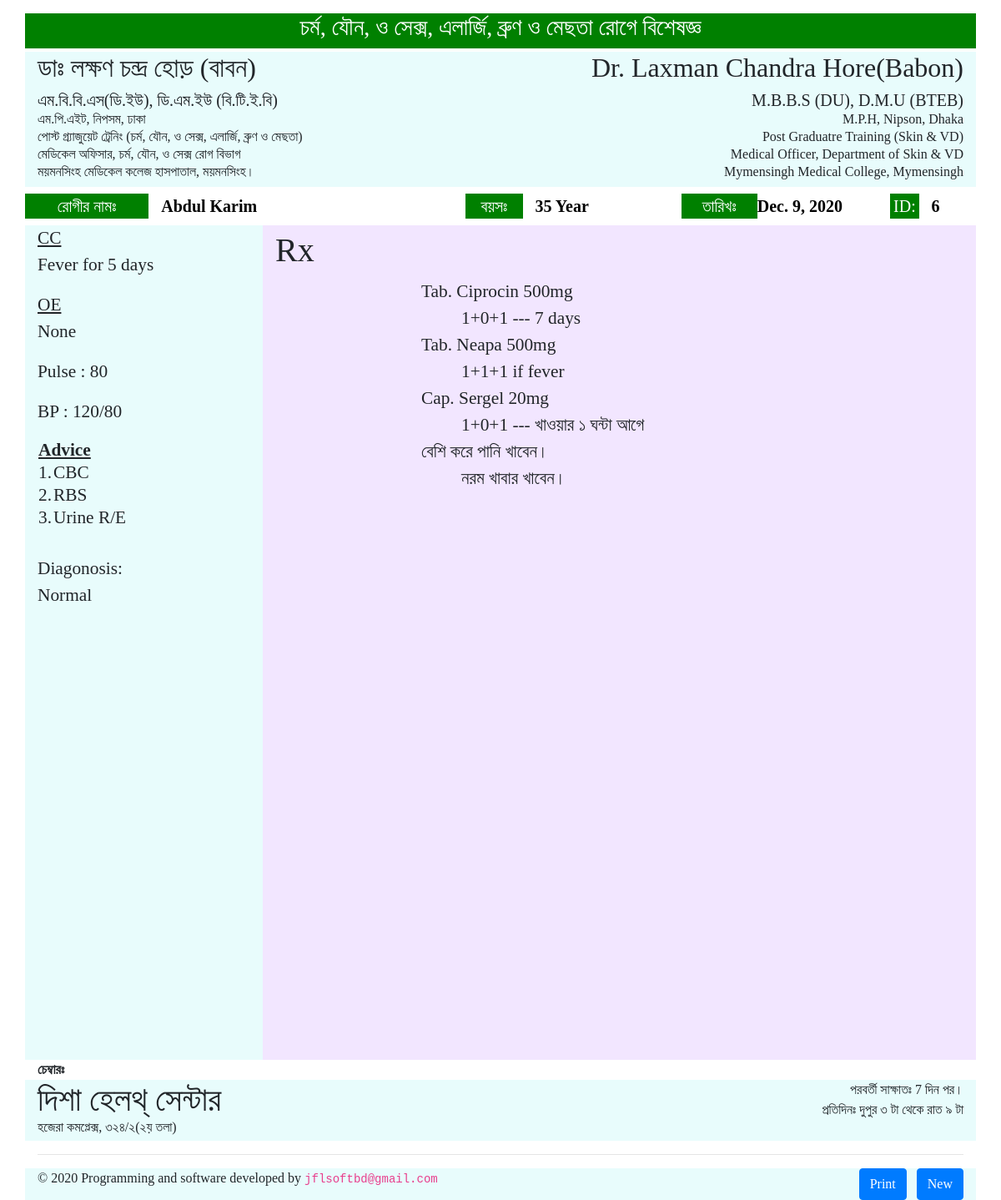
Screenshot of /print_pres/4 with the database file from the repository.
### prescription/models.py (models this page shows, shortened)
class Patient(models.Model):
	name= models.CharField(max_length=100, null=True)
	age_y= models.IntegerField(null=True, blank=True)
	age_m= models.IntegerField(null=True, blank=True, default=0)
	age_d= models.IntegerField(null=True, blank=True, default=0)
	sex= models.CharField(choices=CATEGORY_CHOICES_SEX, max_length=100)
	cc= models.CharField(max_length=300, null=True, blank=True)
	oe= models.CharField(max_length=300, null=True, blank=True)
	pulse= models.CharField(max_length=50, null=True, blank=True)
	bp= models.CharField(max_length=50, null=True, blank=True)
	test = models.ManyToManyField(Test, blank=True)
	others_test= models.CharField(max_length=400, null=True, blank=True)
	date=models.DateField(auto_now=False,auto_now_add=False,default=today)
	status= models.BooleanField(default=False)

class Test(models.Model):
	title= models.CharField(max_length=200)

class Medicine(models.Model):
	patientname = models.ForeignKey(Patient, on_delete=models.CASCADE, null=True, blank=True)
	test_result= models.TextField(blank=True)
	date = models.DateTimeField(auto_now_add=True)
	next_visit = models.IntegerField(default=0, null= True, blank=True)
	diagonosis = models.CharField(max_length=200, null=True, blank=True)
	advice = models.CharField(max_length=200, null=True, blank=True)
	med1= models.CharField(max_length=200, null=True, blank=True)
	rule1= models.CharField(max_length=200, null=True, blank=True)
	med2= models.CharField(max_length=200, null=True, blank=True)
	rule2= models.CharField(max_length=200, null=True, blank=True)
	med3= models.CharField(max_length=200, null=True, blank=True)
	rule3= models.CharField(max_length=200, null=True, blank=True)
	med4= models.CharField(max_length=200, null=True, blank=True)
	rule4= models.CharField(max_length=200, null=True, blank=True)
	med5= models.CharField(max_length=200, null=True, blank=True)
	rule5= models.CharField(max_length=200, null=True, blank=True)
	med6= models.CharField(max_length=200, null=True, blank=True)
	rule6= models.CharField(max_length=200, null=True, blank=True)
	med7= models.CharField(max_length=200, null=True, blank=True)
	rule7= models.CharField(max_length=200, null=True, blank=True)
	med8= models.CharField(max_length=200, null=True, blank=True)
	rule8= models.CharField(max_length=200, null=True, blank=True)
	med9= models.CharField(max_length=200, null=True, blank=True)
	rule9= models.CharField(max_length=200, null=True, blank=True)
	med10= models.CharField(max_length=200, null=True, blank=True)
	rule10= models.CharField(max_length=200, null=True, blank=True)

### prescription/views.py (the view)
# urls.py: path('print_pres/<int:pk>', views.PrintPresView.as_view(), name='print_pres'),
class PrintPresView(DetailView):
    model = Medicine
    template_name = 'prescription/print_prescription.html'
    def get_context_data(self, *args, **kwargs):
        idd=self.kwargs['pk']
        print(idd, "Newwwwwwww")
        pati= Medicine.objects.get(id=idd)
        print(pati.patientname.id, "iddddddddddddddddd")
        context = super().get_context_data(**kwargs)
        context['patient'] = Patient.objects.get(id=pati.patientname.id)
        return context

### prescription/templates/prescription/print_prescription.html (shortened to what this page needs)
{% load widget_tweaks %}
{% load static %}
  <link href="{% static 'assets/bootstrap/css/bootstrap.min.css' %}" rel="stylesheet">
<div class="container main-box">
    <div class="row mt-3 box">
      <div class="col-sm-12" style=" background-color: green; color: white; text-align: center;"><h3>চর্ম, যৌন, ও সেক্স, এলার্জি, ব্রুণ ও মেছতা রোগে বিশেষজ্ঞ</h3></div>
    </div>
    <div class="row mt-1 box">
      <div class="col-sm-6" style="line-height: 5px;">
      	<h2>ডাঃ লক্ষণ চন্দ্র হোড় (বাবন)</h2>
      	<h5>এম.বি.বি.এস(ডি.ইউ), ডি.এম.ইউ (বি.টি.ই.বি)</h5>
      	<p>এম.পি.এইট, নিপসম, ঢাকা</p>
      	<p>পোস্ট গ্র্যাজুয়েট ট্রেনিং (চর্ম, যৌন, ও সেক্স, এলার্জি, ব্রুণ ও মেছতা)</p>
      	<p>মেডিকেল অফিসার, চর্ম, যৌন, ও সেক্স রোগ বিভাগ</p>
      	<p>ময়মনসিংহ মেডিকেল কলেজ হাসপাতাল, ময়মনসিংহ।</p>
      </div>
      <div class="col-sm-6" style="text-align: right; line-height: 5px;">
      	<h2>Dr. Laxman Chandra Hore(Babon)</h2>
      	<h5>M.B.B.S (DU), D.M.U (BTEB)</h5>
      	<p>M.P.H, Nipson, Dhaka</p>
      	<p>Post Graduatre Training (Skin & VD)</p>
      	<p>Medical Officer, Department of Skin & VD</p>
      	<p>Mymensingh Medical College, Mymensingh</p>
  	  </div>
    </div>
    <div class="row mt-2 box" style=" background-color: green; color: white; font-size: 20px; text-align: center;">
      <div class="col-" style="width:13%;">রোগীর নামঃ</div>
      <div class="col-sm-4" style=" background-color: white; color: black; text-align: left;"><b>{{ patient.name }}</b></div>
      <div class="col-" style="width: 6%;">বয়সঃ</div>
      <div class="col-sm-2" style=" background-color: white; color: black; text-align: left;">
        {% if patient.age_y %}
        <b>{{ patient.age_y}} Year</b>
        {% endif %}
      </div>
      <div class="col-sm-" style="width:8%;">তারিখঃ </div>
      <div class="col-" style=" background-color: white; color: black; text-align: left; width: 14%;"><b> {{ patient.date }}</b></div>
      <div class="col-" style="width:3%;">ID: </div>
      <div class="col-sm" style=" background-color: white; color: black; text-align: left;width:5%;"><b>{{ patient.id }}</b></div>
    </div>
    <div class="row mt-2 box" style="height: ;">
      <div class="col-sm-3" style="font-size: 16pt;">
      	<u>CC</u>
      	<p>{{ patient.cc }}</p>
		<u>OE</u>
		<p>{{ patient.oe }}</p>
		<p>Pulse : {{ patient.pulse }}</p>
		<p>BP : {{patient.bp}}</p>
      	<table style="font-size: 16pt;">
      		<tr>
		        <th colspan="12"><u>Advice</u></th>
		      </tr>
      	  {% for order_item in patient.test.all %}
		      <tr>
		        <td>{{ forloop.counter }}. </td>
		        <td> {{ order_item.title }}</td>
		      </tr>
		  {% endfor %}
		</table>
		<br/>
    Diagonosis:
		<p>{{medicine.test_result}}</p>
      </div>
	<div class="col-sm-2" style="text-align:left; font-size:30pt; font-family:Magneto; background-color: #f2e6ff;">
    Rx
  </div>
	<div class="col-sm-7" style="height:1000px; font-size:16pt; background-color: #f2e6ff;">
      <div class="row mt-5">
            <div class="form-group mt-3">
              {% if medicine.med1 %}
              {{medicine.med1}}<br/>
              &emsp; &emsp;{{medicine.rule1}}
              <br/>
              {% endif %}
              {% if medicine.med2 %}
              {{medicine.med2}}<br/>
              &emsp; &emsp;{{medicine.rule2}}
              <br/>
              {% endif %}
              {% if medicine.med3 %}
              {{medicine.med3}}<br/>
              &emsp; &emsp;{{medicine.rule3}}
              <br/>
              {% endif %}
              {% if medicine.med10 %}
              {{medicine.med10}}<br/>
              &emsp; &emsp;{{medicine.rule10}}
              {% endif %}
            </div>
      </div>
  	</div>
 </div>
<b>চেম্বারঃ</b>
	<div class="row box">
		<div class="col-sm-6"><h1>দিশা হেলথ্ সেন্টার</h1><p style="line-height:1px;">হজেরা কমপ্লেক্স, ৩২৪/২(২য় তলা)</p></div>
		<div class="col-sm-6 text-right">
			পরবর্তী সাক্ষাতঃ {{medicine.next_visit}} দিন পর। <br/>
			প্রতিদিনঃ দুপুর ৩ টা থেকে রাত ৯ টা
		</div>
	</div>
<hr/>
  <div class="row box">
    <div class="col-sm-6">&copy; 2020   Programming and software developed by <code> jflsoftbd@gmail.com</code></div>
    <div class="col-sm-6 text-right">
    <input class="btn btn-primary" type="button" value="Print" onClick="window.print()"> &nbsp;
    <a class="btn btn-primary" href="{% url 'create' %}">New</a>
    </div>
  </div>
</div>

### prescription/templates/prescription/print_prescription.html (style rules this page uses)
.box { background-color: #e8fcfc; }
.main-box { font-family: Kalpurush; }

### rows the page displays
Patient: name "Abdul Karim", age_y "35", date "Dec. 9, 2020", id "6", cc "Fever for 5 days", oe "None", pulse "80", bp "120/80"
Test: title "CBC"
Test: title "RBS"
Test: title "Urine R/E"
Medicine: test_result "Normal", med1 "Tab. Ciprocin 500mg", rule1 "1+0+1 --- 7 days", med2 "Tab. Neapa 500mg", rule2 "1+1+1 if fever", med3 "Cap. Sergel 20mg", rule3 "1+0+1 --- খাওয়ার ১ ঘন্টা আগে", med10 "বেশি করে পানি খাবেন।", rule10 "নরম খাবার খাবেন।", next_visit "7"
